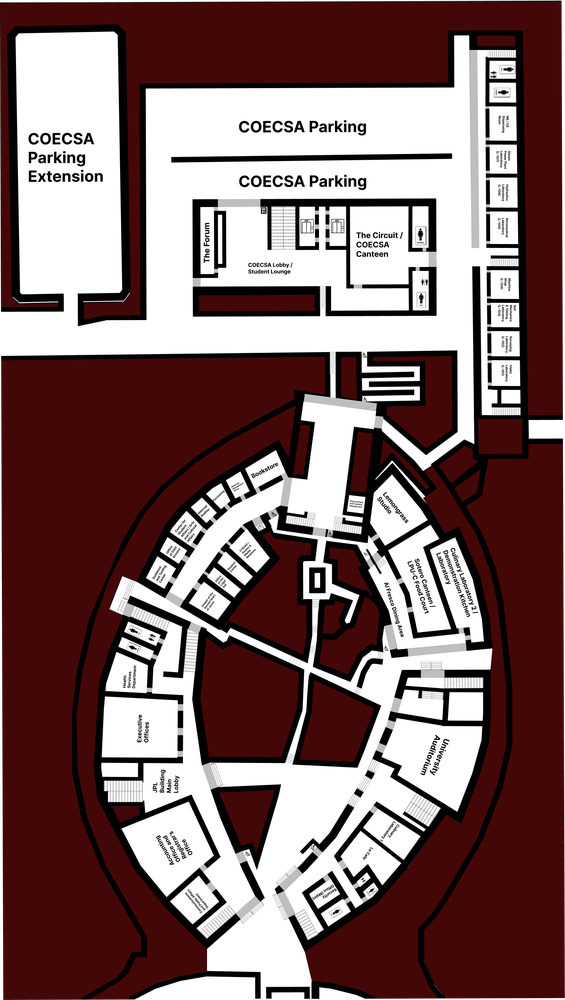
#> input picture frontend_pirates_way_finder/assets/maps/map.png, 565 x 1000 px, shrunk from 1449 x 2565 before the run, found by its file name
$ python generate_grid_current_map.py
#> lines starting #> are read from the running program, lines starting #| are printed output that depends on the picture
### backend_pirates_way_finder/app/services/grid_builder.py
from PIL import Image
import json
import shutil
from pathlib import Path

def generate_grid(image_path, cell_size=20, threshold=100):
    """
    Generate a walkable grid from a map image.

    Args:
        image_path: Path to the map image
        cell_size: Size of each grid cell in pixels (default: 20)
        threshold: Pixel darkness threshold (0-255).
                   Pixels darker than threshold = walls (1)
                   Pixels lighter than threshold = walkable (0)

    Returns:
        Dictionary with grid statistics
    """
    print("=" * 60)
    print("GENERATING GRID FROM MAP IMAGE")
    print("=" * 60)

    # Load image
    img = Image.open(image_path).convert("L")  # grayscale
    width, height = img.size

    print(f"\n📐 Map Image Dimensions: {width} x {height} pixels")
    print(f"📊 Cell Size: {cell_size} x {cell_size} pixels")

    # Calculate grid dimensions
    grid_w = width // cell_size
    grid_h = height // cell_size

    print(f"🔲 Grid Dimensions: {grid_w} x {grid_h} cells")
    print(f"📦 Total cells: {grid_w * grid_h:,}")
    print(f"🎚️  Threshold: {threshold} (darker = walls)")
    print()

    # Backup old grid if it exists
    grid_path = Path("app/static/grid.json")
    if grid_path.exists():
        backup_path = Path("app/static/grid.json.backup")
        shutil.copy(grid_path, backup_path)
        print(f"💾 Backed up old grid to: {backup_path}")

    print("🔄 Analyzing map image...")

    grid = []
    wall_count = 0
    walkable_count = 0

    for y in range(grid_h):
        row = []
        for x in range(grid_w):
            # crop a cell
            left = x * cell_size
            top = y * cell_size
            right = left + cell_size
            bottom = top + cell_size

            cell = img.crop((left, top, right, bottom))

            # calculate average darkness (0 = black, 255 = white)
            avg_pixel = sum(cell.getdata()) / (cell_size * cell_size)

            # 0 = walkable, 1 = wall
            # Darker areas (lower avg_pixel) = walls
            # Brighter areas (higher avg_pixel) = walkable
            if avg_pixel < threshold:
                row.append(1)  # wall (dark)
                wall_count += 1
            else:
                row.append(0)  # walkable (light)
                walkable_count += 1

        grid.append(row)

        # Progress indicator
        if (y + 1) % 50 == 0 or y == grid_h - 1:
            progress = ((y + 1) / grid_h) * 100
            print(f"   Progress: {progress:.1f}% ({y+1}/{grid_h} rows)", end='\r')

    print("\n")

    # Save grid
    out = {
        "cell_size": cell_size,
        "width": grid_w,
        "height": grid_h,
        "grid": grid
    }

    with open("app/static/grid.json", "w") as f:
        json.dump(out, f)

    # Statistics
    total = wall_count + walkable_count
    wall_pct = (wall_count / total) * 100
    walkable_pct = (walkable_count / total) * 100

    print("=" * 60)
    print("✅ GRID GENERATED SUCCESSFULLY!")
    print("=" * 60)
    print(f"\n📊 Statistics:")
    print(f"   🟢 Walkable cells: {walkable_count:,} ({walkable_pct:.1f}%)")
    print(f"   🔴 Wall cells: {wall_count:,} ({wall_pct:.1f}%)")
    print(f"\n💾 Saved to: app/static/grid.json")
    print(f"\n🔲 Grid dimensions: {grid_w} x {grid_h} cells")
    print(f"   Map dimensions: {width} x {height} pixels")
    print(f"   Cell size: {cell_size} x {cell_size} pixels")
    print()
    print("=" * 60)
    print("NEXT STEPS:")
    print("=" * 60)
    print("\n1. Visualize the grid:")
    print("   python visualize_grid.py")
    print()
    print("2. If threshold needs adjustment:")
    print("   python -c \"from app.services.grid_builder import generate_grid; generate_grid('app/static/map.png', cell_size=10, threshold=70)\"")
    print("   (Try different thresholds: 60, 70, 80, 90, 100)")
    print()
    print("3. Restart backend to load new grid:")
    print("   python main.py")
    print()
    print("=" * 60)

    return {
        "grid_width": grid_w,
        "grid_height": grid_h,
        "map_width": width,
        "map_height": height,
        "cell_size": cell_size,
        "walkable_count": walkable_count,
        "wall_count": wall_count,
        "threshold": threshold
    }

### backend_pirates_way_finder/generate_grid_current_map.py
"""
Generate grid for the CURRENT backend map (whatever size it is)
This will automatically detect the map size and generate matching grid
"""

from app.services.grid_builder import generate_grid
from PIL import Image
from pathlib import Path

map_path = "app/static/map.png"

print("=" * 60)
print("GENERATE GRID FOR CURRENT BACKEND MAP")
print("=" * 60)

# Check if map exists
if not Path(map_path).exists():
    print(f"\n❌ ERROR: Map file not found at: {map_path}")
    print("\nMake sure:")
    print("   1. map.png is in: backend_pirates_way_finder/app/static/")
    exit(1)

# Get actual map dimensions
img = Image.open(map_path)
#> img is the input picture: PIL image 565x1000 RGBA; mean R, G, B, A 128.5, 101.4, 101.4, 252.9
width, height = img.size
#> width = 565; height = 1000

print(f"\n📐 Backend Map: {map_path}")
print(f"   Dimensions: {width} x {height} pixels")
#|    Dimensions: 565 x 1000 pixels

# Grid settings
CELL_SIZE = 10
THRESHOLD = 80

print(f"\n📊 Grid Settings:")
print(f"   Cell Size: {CELL_SIZE} x {CELL_SIZE} pixels")
print(f"   Threshold: {THRESHOLD} (darker pixels = walls)")
print(f"   Expected Grid: {width // CELL_SIZE} x {height // CELL_SIZE} cells")
#|    Expected Grid: 56 x 100 cells

# Calculate leftover pixels (this is normal)
grid_w = width // CELL_SIZE
#> grid_w = 56
grid_h = height // CELL_SIZE
#> grid_h = 100
leftover_w = width - (grid_w * CELL_SIZE)
#> leftover_w = 5
leftover_h = height - (grid_h * CELL_SIZE)
#> leftover_h = 0

if leftover_w > 0 or leftover_h > 0:
    print(f"\n💡 Note: {leftover_w} x {leftover_h} pixels will be unused")
#| 💡 Note: 5 x 0 pixels will be unused
    print(f"   This is normal - grid covers {grid_w * CELL_SIZE} x {grid_h * CELL_SIZE} pixels")
#|    This is normal - grid covers 560 x 1000 pixels

print(f"\n🔄 Generating grid...")
print()

# Generate the grid
stats = generate_grid(map_path, cell_size=CELL_SIZE, threshold=THRESHOLD)
#> in generate_grid, `img = Image.open(image_path).convert("L")`:
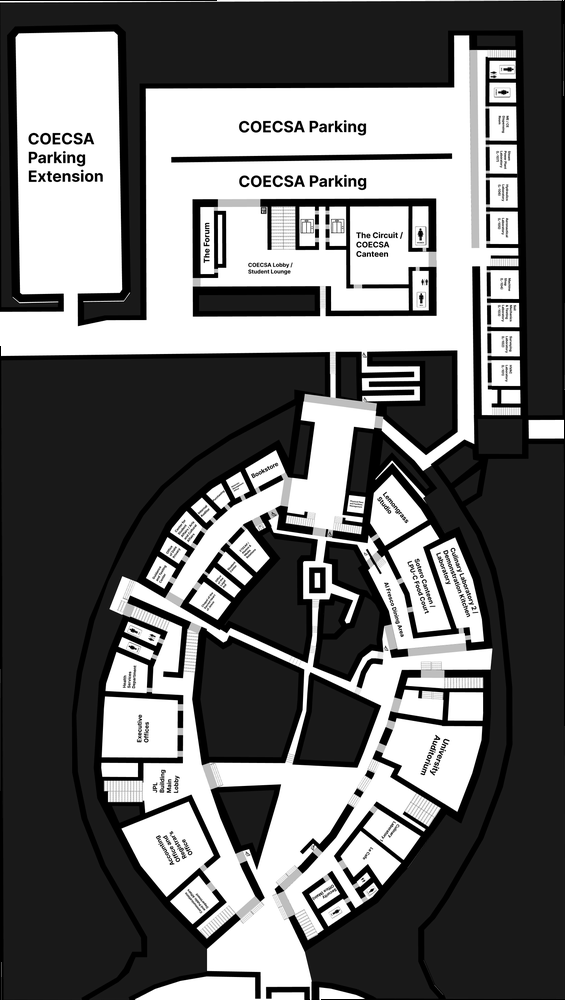
#> img: PIL image 565x1000 L; min 0, max 255, mean 109.4
#| 📐 Map Image Dimensions: 565 x 1000 pixels
#| 🔲 Grid Dimensions: 56 x 100 cells
#| 📦 Total cells: 5,600
#> after the loop in generate_grid, `for y in range(grid_h):`: grid = 100 items; walkable_count = 2614; wall_count = 2986
#> in generate_grid, `total = wall_count + walkable_count`: total = 5600
#> in generate_grid, `wall_pct = (wall_count / total) * 100`: wall_pct = 53.32
#> in generate_grid, `walkable_pct = (walkable_count / total) * 100`: walkable_pct = 46.68
#|    🟢 Walkable cells: 2,614 (46.7%)
#|    🔴 Wall cells: 2,986 (53.3%)
#| 🔲 Grid dimensions: 56 x 100 cells
#|    Map dimensions: 565 x 1000 pixels
#> stats = {'grid_width': 56, 'grid_height': 100, 'map_width': 565, 'map_height': 1000, 'cell_size': 10, 'walkable_count': 2614, 'wall_count': 2986, 'threshold': 80}

print(f"\n✅ Grid generated successfully!")
print(f"\n📐 Map: {stats['map_width']} x {stats['map_height']} pixels")
#| 📐 Map: 565 x 1000 pixels
print(f"🔲 Grid: {stats['grid_width']} x {stats['grid_height']} cells")
#| 🔲 Grid: 56 x 100 cells
print(f"📊 Walkable: {stats['walkable_count']:,} ({stats['walkable_count']/(stats['walkable_count']+stats['wall_count'])*100:.1f}%)")
#| 📊 Walkable: 2,614 (46.7%)
print(f"📊 Walls: {stats['wall_count']:,} ({stats['wall_count']/(stats['walkable_count']+stats['wall_count'])*100:.1f}%)")
#| 📊 Walls: 2,986 (53.3%)

print(f"\n" + "=" * 60)
print("NEXT STEPS:")
print("=" * 60)
print(f"\n1. Visualize the grid:")
print(f"   python visualize_grid.py")
print(f"\n2. Check alignment:")
print(f"   python fix_map_alignment.py")
print(f"\n3. If threshold needs adjustment, regenerate:")
print(f"   python -c \"from app.services.grid_builder import generate_grid; generate_grid('app/static/map.png', cell_size=10, threshold=70)\"")
print(f"\n4. Restart backend:")
print(f"   python main.py")
print(f"\n" + "=" * 60)

$ run again, with frontend_pirates_way_finder/assets/maps/sotero.png copied over frontend_pirates_way_finder/assets/maps/map.png
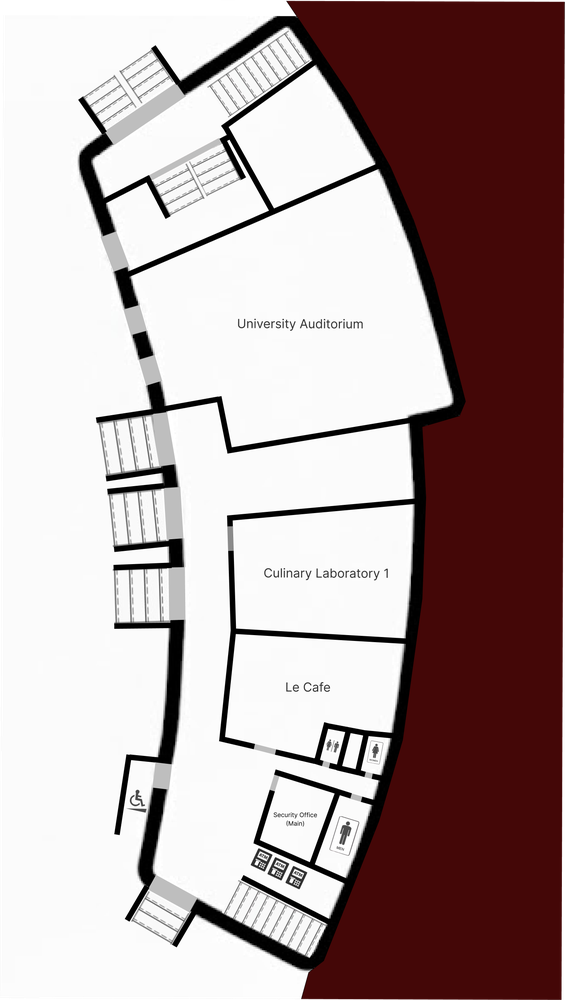
#> input picture frontend_pirates_way_finder/assets/maps/sotero.png, 565 x 1000 px, shrunk from 1449 x 2565 before the run, found by its file name
#> img is the input picture: PIL image 565x1000 RGBA; mean R, G, B, A 175.6, 157.2, 157.2, 252.9
#|    Dimensions: 565 x 1000 pixels
#|    Expected Grid: 56 x 100 cells
#| 💡 Note: 5 x 0 pixels will be unused
#|    This is normal - grid covers 560 x 1000 pixels
#> in generate_grid, `img = Image.open(image_path).convert("L")`:
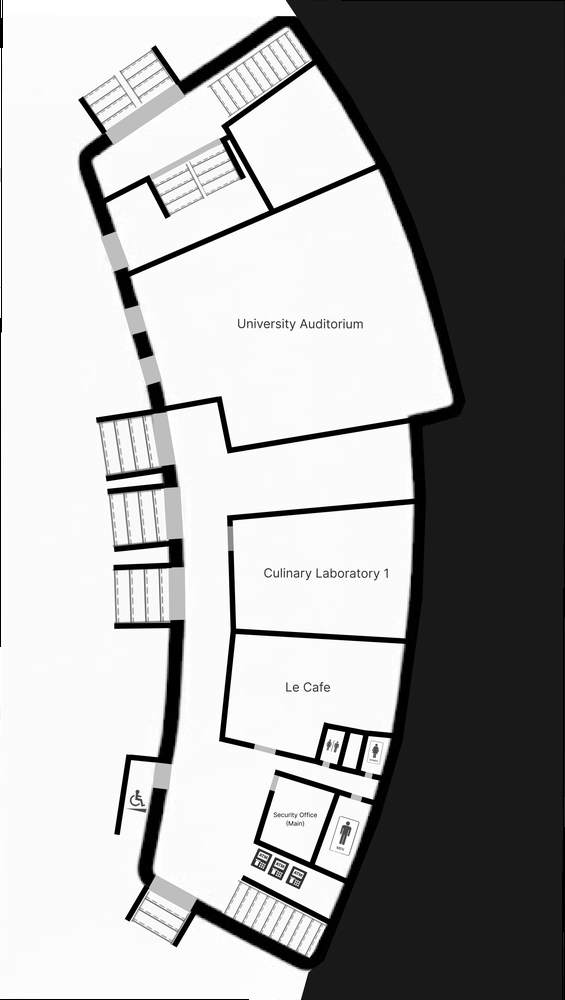
#> img: PIL image 565x1000 L; min 0, max 255, mean 162.6
#| 📐 Map Image Dimensions: 565 x 1000 pixels
#| 🔲 Grid Dimensions: 56 x 100 cells
#| 📦 Total cells: 5,600
#> after the loop in generate_grid, `for y in range(grid_h):`: grid = 100 items; walkable_count = 3744; wall_count = 1856
#> total = 5600
#> wall_pct = 33.14
#> walkable_pct = 66.86
#|    🟢 Walkable cells: 3,744 (66.9%)
#|    🔴 Wall cells: 1,856 (33.1%)
#| 🔲 Grid dimensions: 56 x 100 cells
#|    Map dimensions: 565 x 1000 pixels
#> stats = {'grid_width': 56, 'grid_height': 100, 'map_width': 565, 'map_height': 1000, 'cell_size': 10, 'walkable_count': 3744, 'wall_count': 1856, 'threshold': 80}
#| 📐 Map: 565 x 1000 pixels
#| 🔲 Grid: 56 x 100 cells
#| 📊 Walkable: 3,744 (66.9%)
#| 📊 Walls: 1,856 (33.1%)
